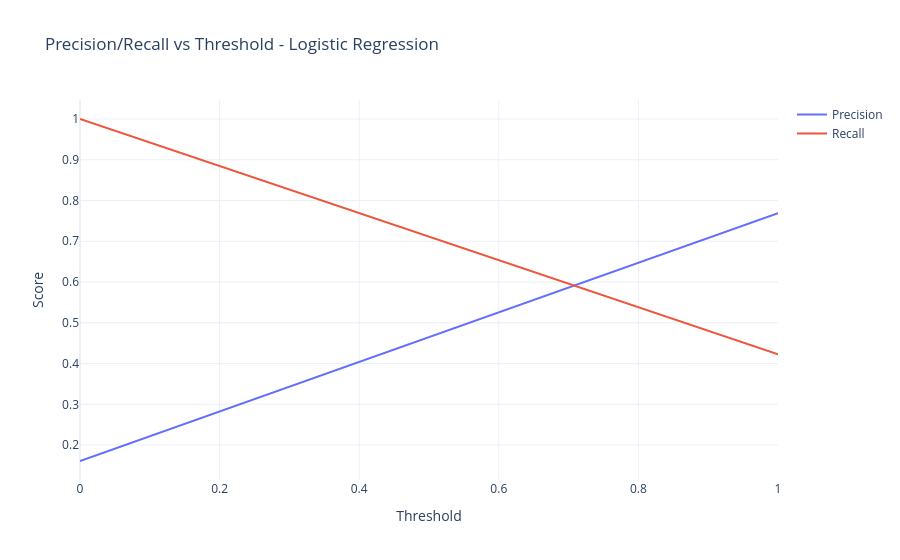

Write notebook code for a chart like this one.
### Markdown cell above
# Interactive evaluation plots

### Code cell
plot_pr_curve_plotly(lr_model, X_test, y_test, "Logistic Regression")

### Figure 1 — Plotly figure (JSON) as saved in the notebook; plotly's stock layout.template omitted (floating-point values rounded to 4 significant figures)
{"data": [{"mode": "lines", "name": "Precision", "x": [0, 1], "y": [0.161, 0.7692], "type": "scatter"}, {"mode": "lines", "name": "Recall", "x": [0, 1], "y": [1.0, 0.4225], "type": "scatter"}], "layout": {"title": {"text": "Precision/Recall vs Threshold - Logistic Regression"}, "xaxis": {"title": {"text": "Threshold"}}, "yaxis": {"title": {"text": "Score"}}}}
